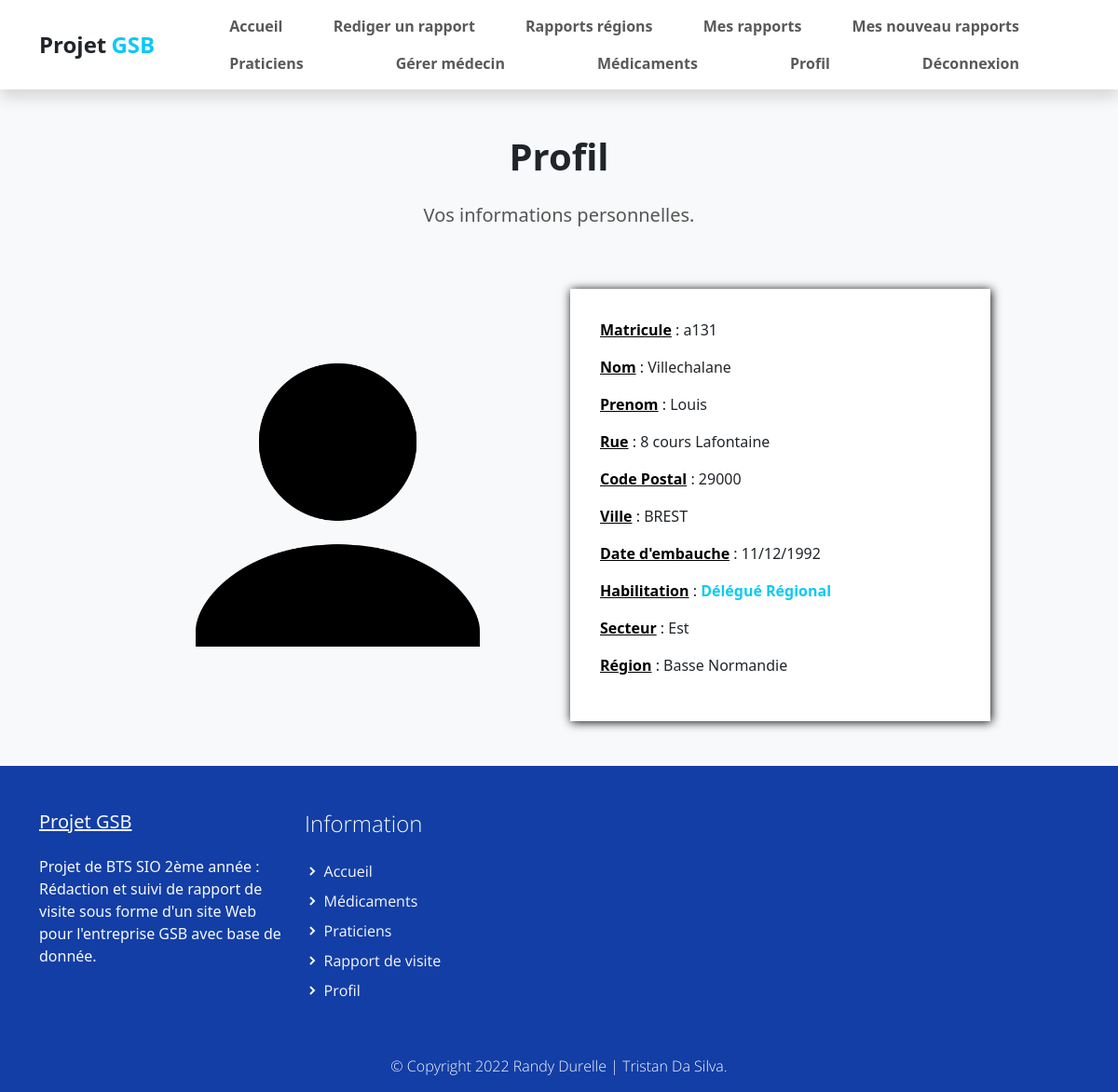
Before: /index.php?uc=connexion&action=profil (signed in) with the older database file.
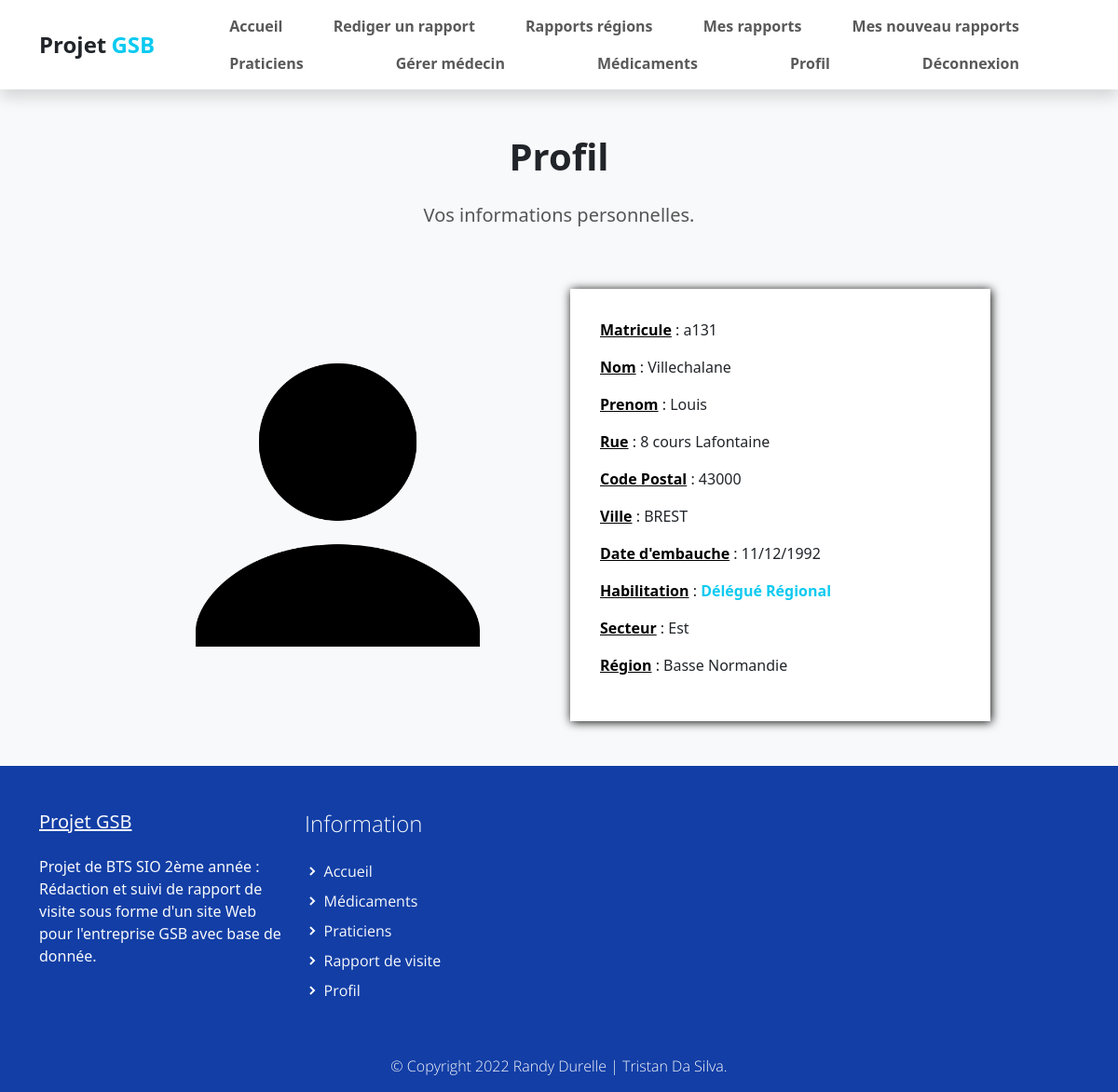
After: the same page with the newer database file.
### tables this page shows
CREATE TABLE IF NOT EXISTS `collaborateur` (
  `COL_MATRICULE` varchar(10) NOT NULL,
  `COL_NOM` varchar(25) DEFAULT NULL,
  `COL_PRENOM` varchar(50) DEFAULT NULL,
  `COL_ADRESSE` varchar(50) DEFAULT NULL,
  `COL_CP` varchar(5) DEFAULT NULL,
  `COL_VILLE` varchar(30) DEFAULT NULL,
  `COL_DATEEMBAUCHE` datetime DEFAULT NULL,
  `SEC_CODE` varchar(1) DEFAULT NULL,
  `HAB_ID` varchar(5) DEFAULT NULL,
  `REG_CODE` varchar(2) DEFAULT NULL,
  PRIMARY KEY (`COL_MATRICULE`),
  KEY `COLLABORATEUR_HABILITATION0_FK` (`HAB_ID`),
  KEY `COLLABORATEUR_SECTEUR0_FK` (`SEC_CODE`),
  KEY `COLLABORATEUR_REGION0_FK` (`REG_CODE`)
);

CREATE TABLE IF NOT EXISTS `habilitation` (
  `HAB_ID` varchar(5) NOT NULL,
  `HAB_LIB` varchar(50) DEFAULT NULL,
  PRIMARY KEY (`HAB_ID`)
);

CREATE TABLE IF NOT EXISTS `secteur` (
  `SEC_CODE` varchar(1) NOT NULL,
  `SEC_LIBELLE` varchar(15) DEFAULT NULL,
  PRIMARY KEY (`SEC_CODE`)
);

CREATE TABLE IF NOT EXISTS `region` (
  `REG_CODE` varchar(2) NOT NULL,
  `SEC_CODE` varchar(1) NOT NULL,
  `REG_NOM` varchar(50) DEFAULT NULL,
  PRIMARY KEY (`REG_CODE`),
  KEY `REGION_SECTEUR` (`SEC_CODE`)
);

### modele/connexion.modele.inc.php (called while the page is built, shortened)
<?php
function getAllInformationCompte($matricule)
{
    try {
        $monPdo = connexionPDO();
        $req = 'SELECT c.`COL_MATRICULE` as `matricule`,c.`COL_NOM` as `nom`,`COL_PRENOM` as `prenom`,c.`COL_ADRESSE` as `adresse`,c.`COL_CP` as `cp`,c.`COL_VILLE` as `ville`, concat(DAY(COL_DATEEMBAUCHE),\'/\',MONTH(`COL_DATEEMBAUCHE`),\'/\',YEAR(`COL_DATEEMBAUCHE`)) as `date_embauche`, h.HAB_LIB as `habilitation` ,s.SEC_LIBELLE as `secteur`, r.REG_NOM as `region` FROM collaborateur c LEFT JOIN secteur s ON s.`SEC_CODE`=c.`SEC_CODE` LEFT JOIN habilitation h ON h.HAB_ID=c.HAB_ID LEFT JOIN region r ON r.REG_CODE=c.REG_CODE WHERE c.COL_MATRICULE="' . $matricule . '"';
        $res = $monPdo->query($req);
        $result = $res->fetch();
        return $result;
    } catch (PDOException $e) {
        print "Erreur !: " . $e->getMessage();
        die();
    }
}

### vues/v_profil.php (the view)
<section class="bg-light">
    <div class="container">
        <div class="structure-hero pt-lg-5 pt-4">
            <h1 class="titre text-center">Profil</h1>
            <p class="text text-center">
                Vos informations personnelles.
            </p>
        </div>
        <div class="row align-items-center justify-content-center">
            <div class="test col-12 col-sm-8 col-lg-6 col-xl-5 col-xxl-4 py-lg-5">
                <img class="img-fluid w-75" src="assets/img/profil.png">
            </div>
            <div class="test col-12 col-sm-8 col-lg-6 col-xl-5 col-xxl-4 py-lg-5 py-3">
                <div class="formulaire">
                    <p><span class="carac">Matricule</span> : <?php echo $info[0] ?></p>
                    <p><span class="carac">Nom</span> : <?php echo $info[1] ?></p>
                    <p><span class="carac">Prenom</span> : <?php echo $info[2] ?></p>
                    <p><span class="carac">Rue</span> : <?php echo $info[3] ?></p>
                    <p><span class="carac">Code Postal</span> : <?php echo $info[4] ?></p>
                    <p><span class="carac">Ville</span> : <?php echo $info[5] ?></p>
                    <p><span class="carac">Date d'embauche</span> : <?php echo $info[6] ?></p>
                    <p><span class="carac">Habilitation</span> : <span style="color:#0DCAF0;font-weight: 700;"> <?php echo $info[7] ?></span></p>
                    <p><span class="carac">Secteur</span> : <?php echo $info[8] ?></p>
                    <p><span class="carac">Région</span> : <?php echo $info[9] ?></p>
                </div>
            </div>
        </div>
</section>

Changed rows visible on the page:
changed collaborateur "Villechalane": COL_CP "29000" → "43000"
